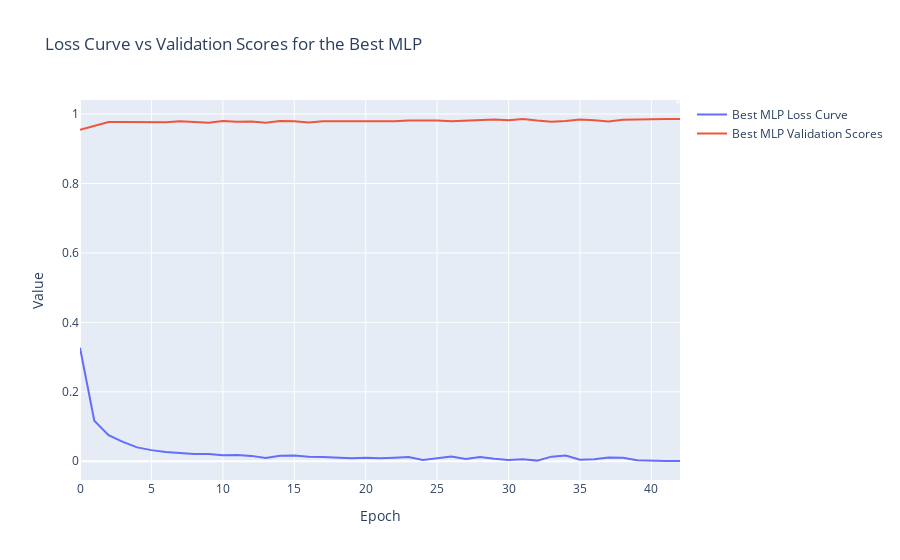

Notebook code for this chart:
### Markdown cell above
## 🐸 Item b)

Exiba gráficos que mostram a evolução da acurácia e da perda (`Loss`) durante o treinamento do melhor modelo encontrado no item 3c).

### Code cell
plot_multiples_time_series_line_graphs([best_mlp_loss_curve_values, best_mlp_validation_scores], "Loss Curve vs Validation Scores for the Best MLP", "Epoch", "Value")

### Figure 1 — Plotly figure (JSON) as saved in the notebook; plotly's stock layout.template omitted (floating-point values rounded to 4 significant figures)
{"data": [{"mode": "lines", "name": "Best MLP Loss Curve", "type": "scatter", "x": [0, 1, 2, 3, 4, 5, 6, 7, 8, 9, 10, 11, 12, 13, 14, 15, 16, 17, 18, 19, 20, 21, 22, 23, 24, 25, 26, 27, 28, 29, 30, 31, 32, 33, 34, 35, 36, 37, 38, 39, 40, 41, 42], "y": [0.3267, 0.1168, 0.07539, 0.05581, 0.03997, 0.03207, 0.02682, 0.02385, 0.02056, 0.02124, 0.0171, 0.01805, 0.01549, 0.009431, 0.01584, 0.01677, 0.01289, 0.01226, 0.01122, 0.008772, 0.01016, 0.009008, 0.01037, 0.01202, 0.003684, 0.008665, 0.01364, 0.006807, 0.01253, 0.007144, 0.003968, 0.005704, 0.001863, 0.01333, 0.01679, 0.004173, 0.005904, 0.01111, 0.009882, 0.002822, 0.0009477, 0.0007729, 0.0007573]}, {"mode": "lines", "name": "Best MLP Validation Scores", "type": "scatter", "x": [0, 1, 2, 3, 4, 5, 6, 7, 8, 9, 10, 11, 12, 13, 14, 15, 16, 17, 18, 19, 20, 21, 22, 23, 24, 25, 26, 27, 28, 29, 30, 31, 32, 33, 34, 35, 36, 37, 38, 39, 40, 41, 42], "y": [0.9546, 0.966, 0.9771, 0.9769, 0.9765, 0.9775, 0.976, 0.9792, 0.9777, 0.9746, 0.98, 0.9775, 0.9781, 0.9746, 0.98, 0.9794, 0.9758, 0.9794, 0.9794, 0.9792, 0.9802, 0.9781, 0.9792, 0.9812, 0.9823, 0.9812, 0.9792, 0.9802, 0.9817, 0.9842, 0.9823, 0.9856, 0.981, 0.9775, 0.9796, 0.9842, 0.9821, 0.9788, 0.9831, 0.9844, 0.9856, 0.9854, 0.9854]}], "layout": {"annotations": [{"align": "center", "bgcolor": "white", "font": {"color": "black", "size": 12}, "opacity": 0.7, "showarrow": false, "text": "", "x": 1, "xref": "paper", "y": 1, "yref": "paper"}], "title": {"text": "Loss Curve vs Validation Scores for the Best MLP"}, "xaxis": {"title": {"text": "Epoch"}}, "yaxis": {"title": {"text": "Value"}}}}
